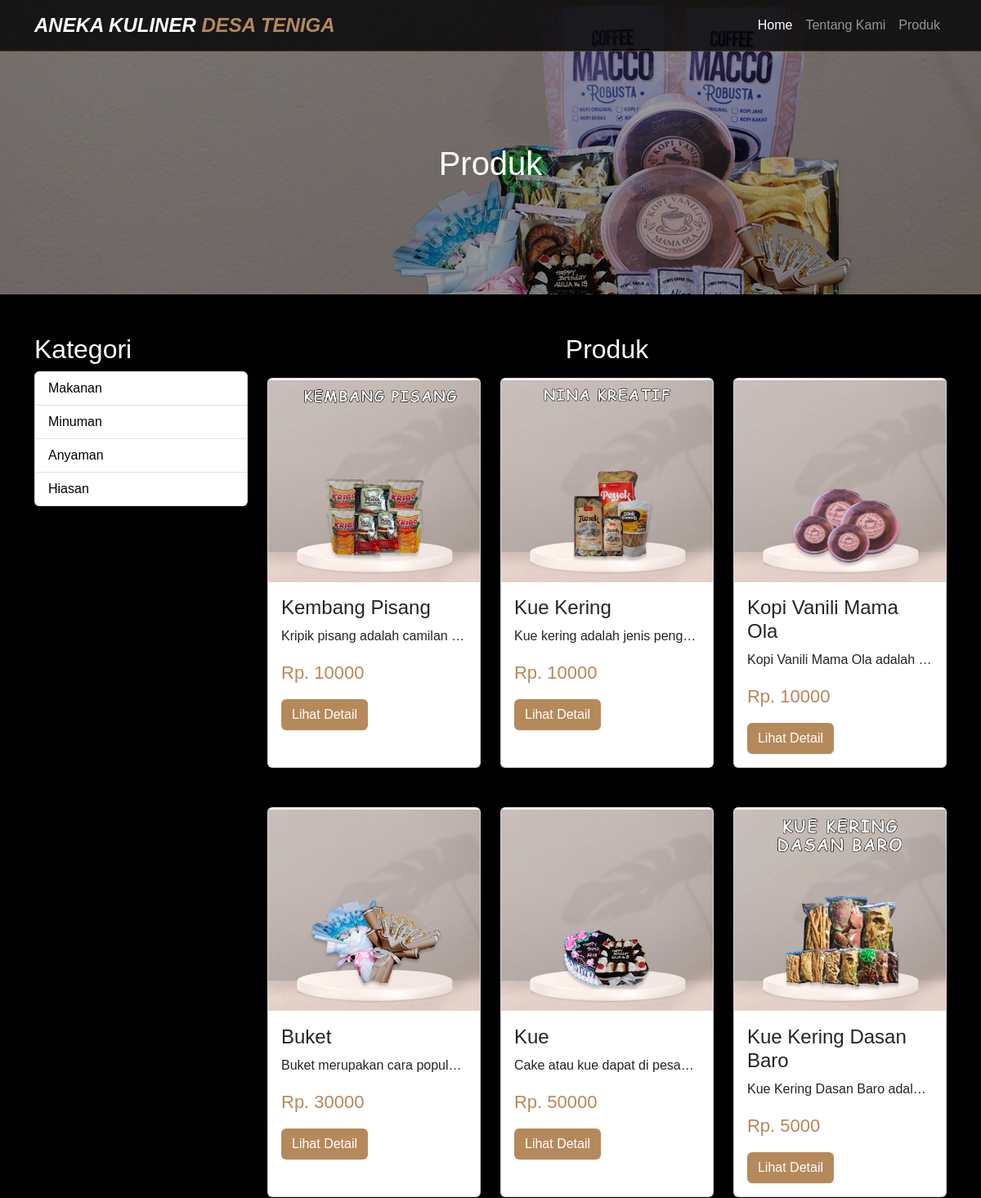
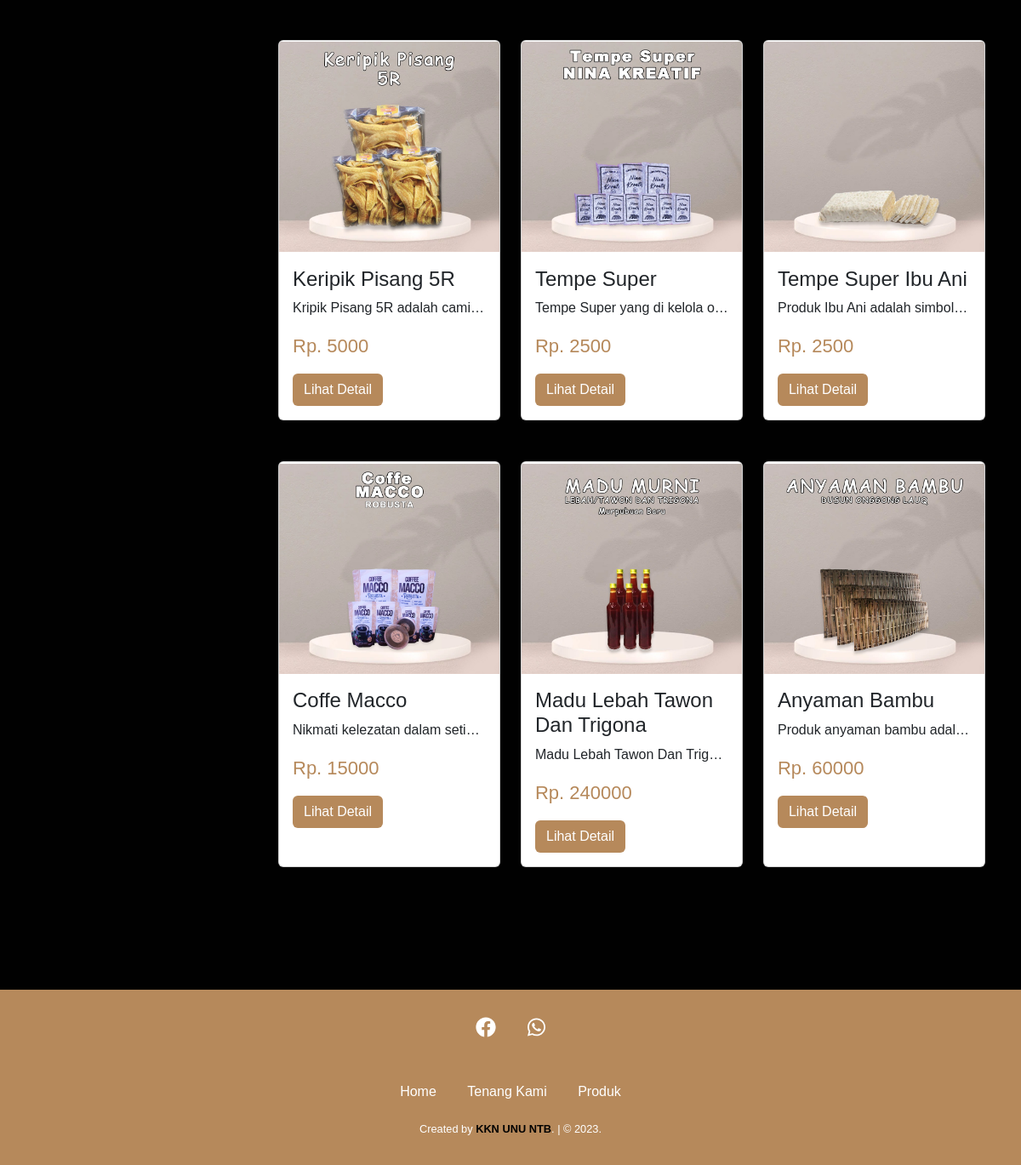
/produk.php, run on the app's committed database (2 pictures, top to bottom).
### tables this page shows
CREATE TABLE `kategori` (
  `id` int(11) NOT NULL,
  `nama` varchar(100) NOT NULL
);

CREATE TABLE `produk` (
  `id` int(11) NOT NULL,
  `kategori_id` int(11) NOT NULL,
  `nama` varchar(255) NOT NULL,
  `harga` double NOT NULL,
  `foto` varchar(255) DEFAULT NULL,
  `detail` text DEFAULT NULL,
  `stok` enum('habis','tersedia') DEFAULT 'tersedia'
);

### produk.php (the view, shortened to what this page needs)
<?php require "connection.php";
$queryKategori = mysqli_query($con, "SELECT* FROM kategori");
if (isset($_GET['keyword'])) {
  $queryProduk = mysqli_query($con, "SELECT * FROM produk WHERE nama LIKE '%$_GET[keyword]%'");
}
else if (isset($_GET['kategori'])) {
  $queryGetKategoriId = mysqli_query($con, "SELECT id FROM kategori WHERE nama ='$_GET[kategori]'");
  $kategoriId = mysqli_fetch_array($queryGetKategoriId);
  $queryProduk = mysqli_query($con, "SELECT * FROM produk WHERE kategori_id='$kategoriId[id]'");
}
else {
  $queryProduk = mysqli_query($con, "SELECT * FROM produk");
}
?>
<!DOCTYPE html>
<html lang="en">
<head>
  <link rel="stylesheet" href="bootstrap/css/bootstrap.min.css">
  <link rel="stylesheet" href="fontawesome/css/all.min.css">
  <link rel="stylesheet" href="css/style.css">
</head>
<body>
  <?php require 'navbar.php' ?>
  <div class="container-fluid banner2 d-flex align-items-center ">
    <div class="container ">
      <h1 class="text-center mt-5">Produk</h1>
    </div>
  </div>
  <div class="container py-5">
    <div class="row">
      <div class="col-lg-3 mb-5">
        <h3>Kategori</h3>
        <ul class="list-group">
          <?php while ($kategori = mysqli_fetch_array($queryKategori)) { ?>
            <li class="list-group-item">
              <a href="produk.php?kategori=<?php echo $kategori['nama']; ?>">
                <?php echo $kategori['nama']; ?>
              </a>
            </li>
          <?php } ?>
        </ul>
      </div>
      <div class="col-lg-9">
        <h3 class="text-center mb-3">Produk</h3>
        <div class="row ">
          <?php while ($produk = mysqli_fetch_array($queryProduk)) { ?>
            <div class="col-sm-6 col-md-4 mb-5">
              <div class="card h-100">
                <div class="image-box">
                  <img src="image/<?php echo $produk['foto']; ?>" class="card-img-top" alt="..">
                </div>
                <div class="card-body">
                  <h4 class="card-title">
                    <?php echo $produk['nama']; ?>
                  </h4>
                  <p class="card-text text-truncate">
                    <?php echo $produk['detail']; ?>
                  </p>
                  <p class="card-text text-harga">Rp.
                    <?php echo $produk['harga']; ?>
                  </p>
                  <a href="produk-detail.php?nama=<?php echo $produk['nama']; ?>" class="btn warna1 text-white">Lihat
                    Detail</a>
                </div>
              </div>
            </div>
          <?php } ?>
        </div>
      </div>
    </div>
  </div>
  <?php require "footer.php"; ?>
</body>
</html>

### navbar.php (shortened to what this page needs)
<nav class="navbar navbar-expand-lg navbar-dark warna1 ">
  <div class="container">
    <a class="navbar-brand" href="#">ANEKA KULINER <span>DESA TENIGA</span></a>
    <div class="collapse navbar-collapse" id="navbarSupportedContent">
      <ul class="navbar-nav ms-auto mb-2 mb-lg-0">
        <li class="nav-item">
          <a class="nav-link active" aria-current="page" href="index.php">Home</a>
        </li>
        <li class="nav-item">
          <a class="nav-link" href="tentang-kami.php">Tentang Kami</a>
        </li>
        <li class="nav-item">
          <a class="nav-link " href="produk.php">Produk</a>
        </li>
      </ul>
    </div>
  </div>
</nav>

### footer.php
<footer>
  <div class="social">
    <a href="https://www.facebook.com/desa.teniga?mibextid=ZbWKwL"><i class="fab fa-facebook fs-4"></i></a>
    <a href="https://api.whatsapp.com/send?phone=6287858943434"><i class="fab fa-whatsapp fs-4"></i></a>
  </div>
  <div class="links">
    <a href="index.php">Home</a>
    <a href="tentang-kami.php">Tenang Kami</a>
    <a href="produk.php">Produk</a>
  </div>
  <div class="credit">
    <p>Created by <a href="https://instagram.com/kkndesateniga2023?igshid=MWZjMTM2ODFkZg==">KKN UNU NTB</a>. | &copy;
      2023.</p>
  </div>
</footer>

### css/style.css (style rules this page uses)
.warna1 { background-color: #b6895b; }
body { font-family: "poppins", sans-serif; background-color: #010101; color: #fff; }
.navbar { background-color: rgba(1, 1, 1, 0.8); border-bottom: 1px solid #513c28; position: fixed; top: 0; left: 0; right: 0; z-index: 9999; }
.navbar .navbar-brand { font-size: 1.5rem; font-weight: 700; color: #fff; font-style: italic; }
span { color: #b6895b; }
h3 { font-size: 2rem; }
.text-harga { font-size: 22px; color: #b6895b; }
.image-box { height: 250px; }
.image-box img { height: 100%; width: 100%; object-fit: contain; object-position: center; }
.banner2 { height: 45vh; background: linear-gradient(rgba(0, 0, 0, 0.4), rgba(0, 0, 0, 0.4)), url("../image/banner-bg.jpeg"); background-position: 50% 65%; }
.list-group a { text-decoration: none; color: #010101; }
footer { background-color: #b6895b; text-align: center; padding: 1rem 0; margin-top: 3rem; }
footer .social { padding: 1rem 0 3rem; }
footer .social a { color: #fff; margin: 1rem; }
footer .links { margin-bottom: 1.4rem; }
footer .links a { color: #fff; padding: 0.7rem 1rem; text-decoration: none; }
footer .credit { font-size: 0.8rem; }
footer .credit a { color: #010101; font-weight: 700; text-decoration: none; }

### data on the page
kategori: nama "Makanan"
kategori: nama "Minuman"
kategori: nama "Anyaman"
kategori: nama "Hiasan"
produk: foto (picture), nama "Kembang Pisang", detail "Kripik pisang adalah camilan…", harga "10000"
produk: foto (picture), nama "Kue Kering", detail "Kue kering adalah jenis peng…", harga "10000"
produk: foto (picture), nama "Kopi Vanili Mama Ola", detail "Kopi Vanili Mama Ola adalah…", harga "10000"
produk: foto (picture), nama "Buket", detail "Buket merupakan cara popul…", harga "30000"
produk: foto (picture), nama "Kue", detail "Cake atau kue dapat di pesa…", harga "50000"
produk: foto (picture), nama "Kue Kering Dasan Baro", detail "Kue Kering Dasan Baro adal…", harga "5000"
produk: foto (picture), nama "Keripik Pisang 5R", detail "Kripik Pisang 5R adalah cami…", harga "5000"
produk: foto (picture), nama "Tempe Super", detail "Tempe Super yang di kelola o…", harga "2500"
produk: foto (picture), nama "Tempe Super Ibu Ani", detail "Produk Ibu Ani adalah simbol…", harga "2500"
produk: foto (picture), nama "Coffe Macco", detail "Nikmati kelezatan dalam seti…", harga "15000"
produk: foto (picture), nama "Madu Lebah Tawon Dan Trigona", detail "Madu Lebah Tawon Dan Trig…", harga "240000"
produk: foto (picture), nama "Anyaman Bambu", detail "Produk anyaman bambu adal…", harga "60000"
